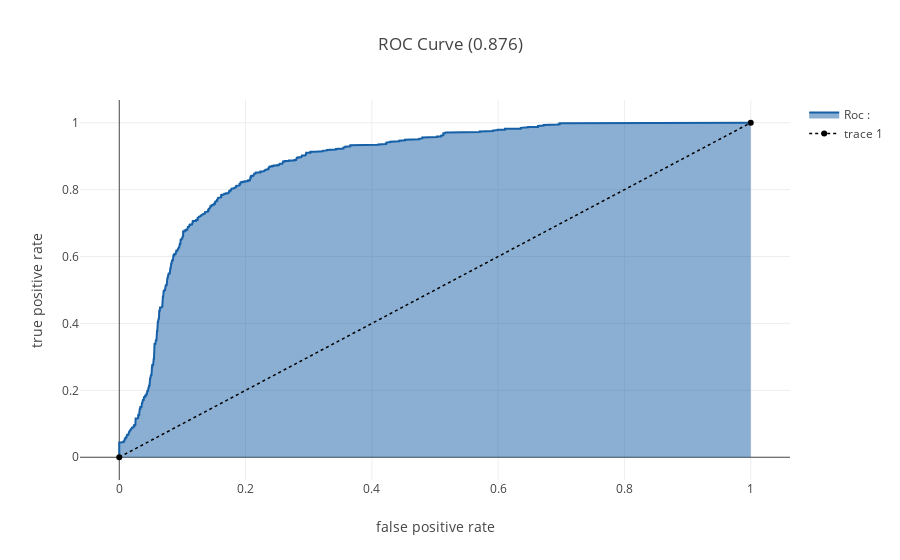

The notebook cell saved with this chart:
### Code cell
roccurve()

### Figure 1 — Plotly figure (JSON) as saved in the notebook; plotly's stock layout.template omitted (floating-point values rounded to 4 significant figures; data arrays with more than 128 entries replaced by an {"elided": "..."} marker saying what was removed)
{"data": [{"fill": "tozeroy", "line": {"color": "rgb(22, 96, 167)", "width": 2}, "name": "Roc : ", "type": "scatter", "uid": "d8cc3467-b2bc-4a11-adc6-02cd0103f13c", "x": {"elided": "727 float values"}, "y": {"elided": "727 float values"}}, {"line": {"color": "black", "dash": "dot", "width": 1.5}, "type": "scatter", "uid": "3f0fb943-8df9-4095-9119-7676a451fec8", "x": [0, 1], "y": [0, 1]}], "layout": {"title": {"text": "ROC Curve (0.876)"}, "xaxis": {"title": {"text": "false positive rate"}}, "yaxis": {"title": {"text": "true positive rate"}}}}
